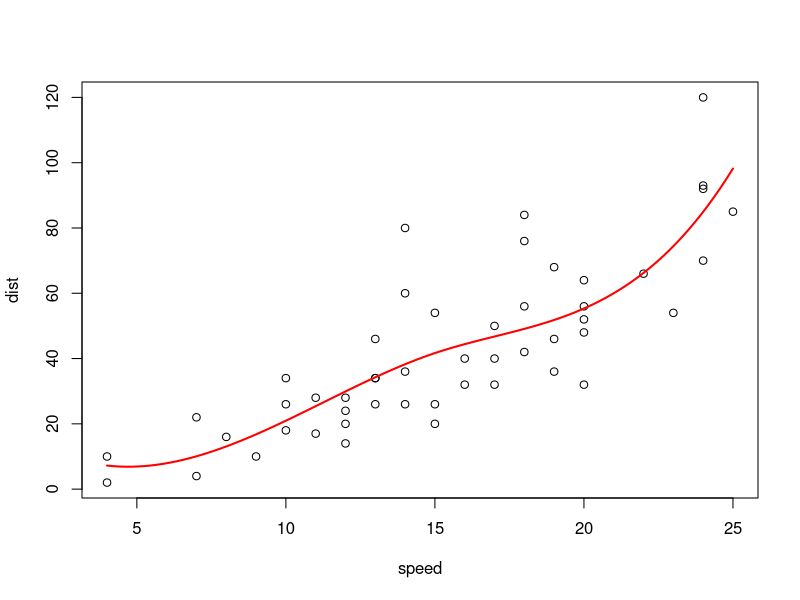
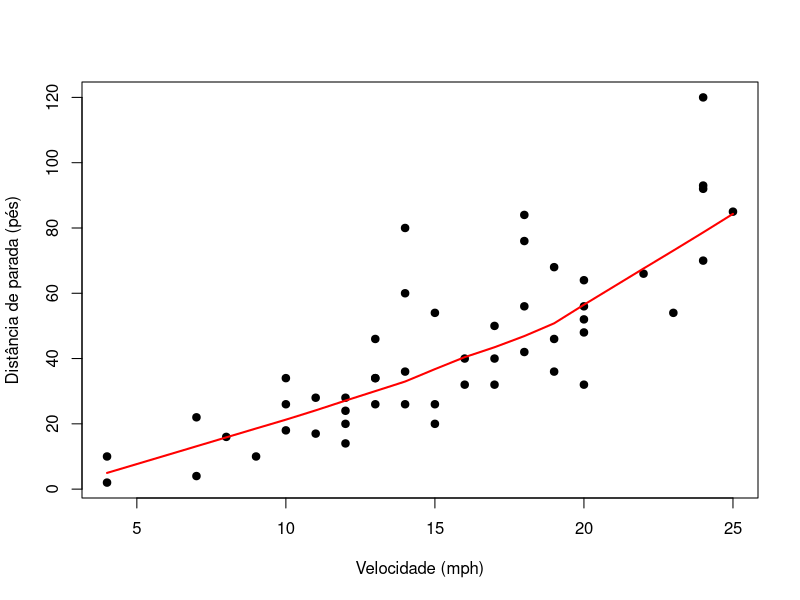

Source code (R) for these figures, in order:
# Splines de regressão ----

# Ajuste e resultados ----
library(splines) # pacote recomendado, acompanha R
linear <- lm(dist ~ speed, data = cars)
flex <- lm(dist ~ bs(speed, df = 4), data = cars)
print(anova(linear, flex))
x <- data.frame(speed = seq(min(cars$speed), max(cars$speed), len = 100))
plot(dist ~ speed, data = cars)
lines(x$speed, predict(flex, x), col = "red", lwd = 2)

# Visualização e diagnóstico ----
plot(dist ~ speed, data = cars, pch = 19, xlab = "Velocidade (mph)", ylab = "Distância de parada (pés)")
lines(lowess(cars$speed, cars$dist), col = "red", lwd = 2)
